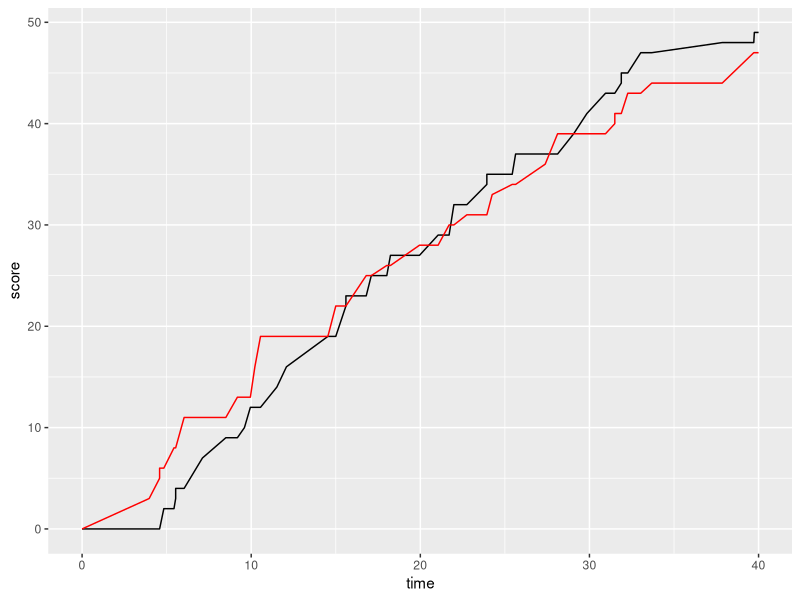

R code for this plot: (Note: this script raises an error after producing the figure.)
#Problem 1: Cumulative score graphing
library(ggplot2)
#Load in data
rawData <- read.table('UWvMSU_1-22-13.txt', header = TRUE)

#create cumulative score variables and dataframes
UWCumScore <- 0
MSUCumScore <- 0
uw <- data.frame(matrix(ncol = 2, nrow = 0))
msu <- data.frame(matrix(ncol = 2, nrow = 0))
first_entry <- data.frame(0,0)
names(first_entry)<-c('time', 'score')
cn <- c("time", "score")
colnames(uw) <- cn
colnames(msu) <- cn
#put in start score of 0-0
uw<-rbind(uw, first_entry)
msu<-rbind(msu, first_entry)

#populate with cumulative score at each time scored.
for (i in 1:nrow(rawData)) {
  if (rawData[i,]$team =="UW"){
    UWCumScore <- UWCumScore + rawData[i,]$score
    addition1 <- data.frame(rawData[i,]$time, UWCumScore)
    addition2 <- data.frame(rawData[i,]$time, MSUCumScore)
    names(addition1)<- c('time', 'score')
    names(addition2)<- c('time', 'score')
    uw<-rbind(uw, addition1)
    msu<-rbind(msu, addition2)
  } 
  else{
    MSUCumScore <- MSUCumScore + rawData[i,]$score
    addition1 <- data.frame(rawData[i,]$time, MSUCumScore)
    addition2 <- data.frame(rawData[i,]$time, UWCumScore)
    names(addition1)<- c('time', 'score')
    names(addition2)<- c('time', 'score')
    msu<-rbind(msu, addition1)
    uw<-rbind(uw, addition2)
  }
}

#add final score entries
final_entry_uw <- data.frame(40,UWCumScore)
final_entry_msu <- data.frame(40, MSUCumScore)
names(final_entry_msu)<- c('time', 'score')
names(final_entry_uw)<- c('time', 'score')
uw<-rbind(uw, final_entry_uw)
msu<-rbind(msu, final_entry_msu)

#plot the cumulative scores
ggplot(data=msu, aes(x=time, y=score), color='green') + 
  geom_line() + 
  geom_line(data=uw, aes(x=time, y=score), color='red')


#Problem 2: Guessing game
#pick random number 1-100
target_num <- sample(1:100, 1)
correct<-FALSE #set correct boolean to false
guesses<-1 #set number of guesses to 1
print("I'm thinking of a number 1-100...")
guess<- readline(prompt="Guess: ") #get first guess
#Play game until guesses>=10 or correct
while (correct==FALSE){
  if (guesses <10){
    if (strtoi(guess)-target_num>0){
      print("Lower")
      guess<-readline(prompt="Guess: ")
      guesses<- guesses +1
    }
    else if (strtoi(guess)-target_num<0){
      print("Higher")
      guess<-readline(prompt="Guess:")
      guesses <- guesses +1
    }
    else{
      print("Correct!")
      correct <- TRUE
    }
  }
  else{
    print("Out of Guesses!")
    break
  }
}



